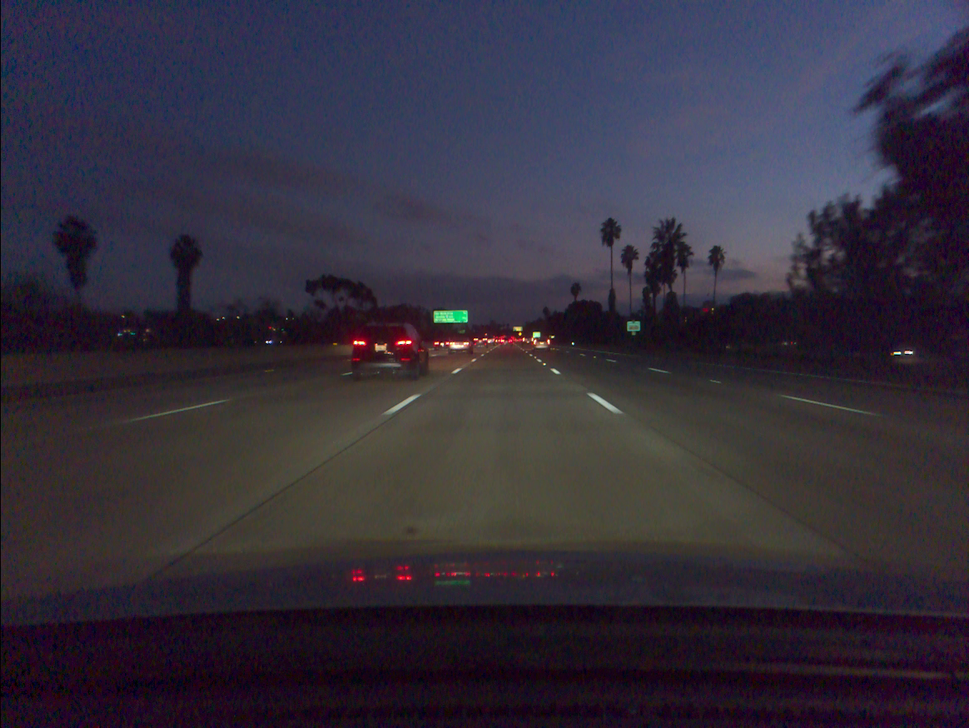
#> input picture 0.png, 969 x 728 px, shrunk from 1164 x 874 before the run
$ python remove_green.py
#> lines starting #> are read from the running program, lines starting #| are printed output that depends on the picture
import cv2
import numpy as np
import os
from pylsd import lsd


def green(img, pt1):
    T = 1.2 # Threshold described on article

    # Obtaining the rgb pixel of the image
    # given the point
    rgb = img[pt1[1]][pt1[0]]

    if (2*rgb[1]/(rgb[0]+rgb[2]+1) > T) and rgb[1] > rgb[0] and rgb[1] > rgb[2]: # sum +1 at the divisor to avoid division by 0
        return 1
    else:
        return 0

full_name = "0.png"
# Separa os diretórios do arquivo
folder, img_name = os.path.split(full_name)
# cv2.IMREAD_COLOR = 1
# Seta a image como sendo rgb tendo 3 canais
img = cv2.imread(full_name, cv2.IMREAD_COLOR)
#> img is the input picture: shape (728, 969, 3); mean B, G, R 60, 47, 52.2
# Transformando a imagem de RGB para grayscale images
img_gray = cv2.cvtColor(img, cv2.COLOR_BGR2GRAY)
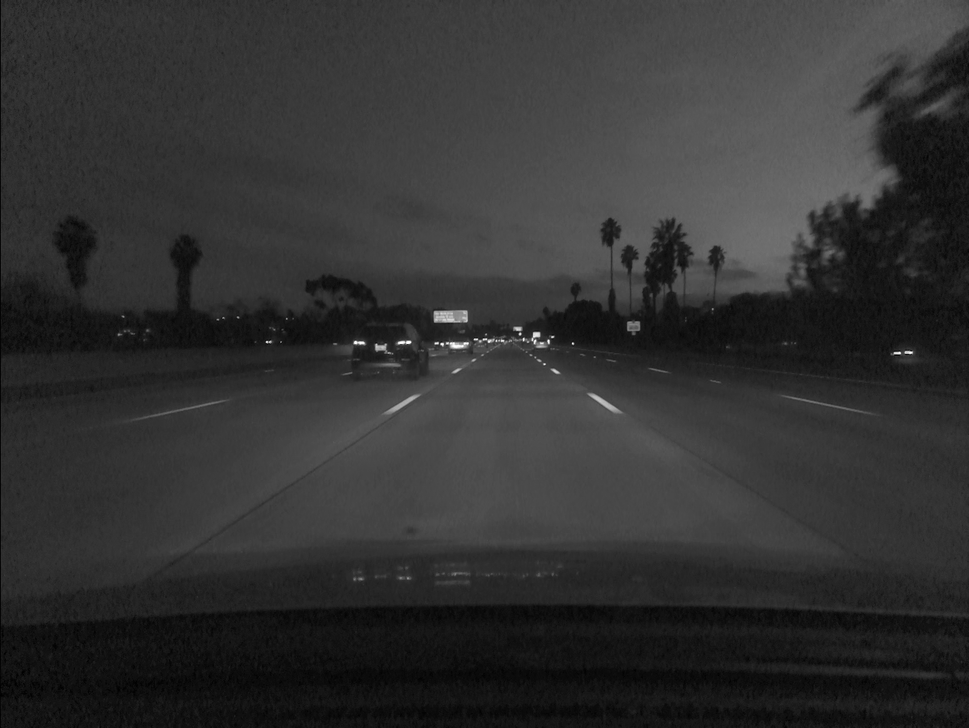
#> img_gray: shape (728, 969); min 0, max 255, mean 50

#> (the run stopped early here; a loop or call above may not have finished)
